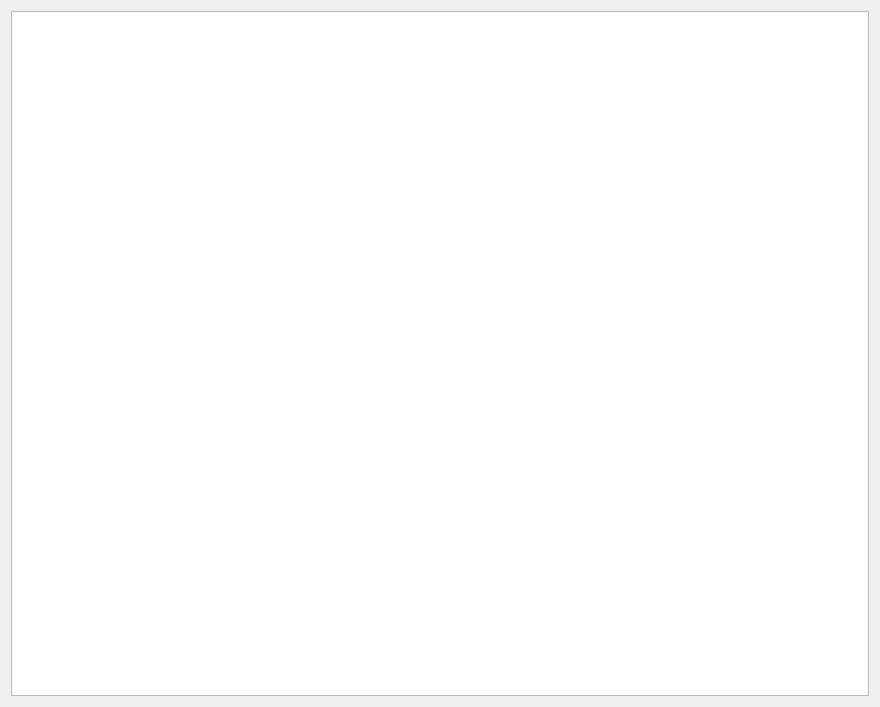
<?xml version="1.0" encoding="UTF-8"?>
<ui version="4.0">
 <class>Form</class>
 <widget class="QWidget" name="Form">
  <property name="geometry">
   <rect>
    <x>0</x>
    <y>0</y>
    <width>880</width>
    <height>707</height>
   </rect>
  </property>
  <property name="windowTitle">
   <string>Form</string>
  </property>
  <layout class="QGridLayout" name="gridLayout">
   <item row="0" column="0">
    <widget class="QTableView" name="tableView"/>
   </item>
  </layout>
 </widget>
 <resources/>
 <connections/>
</ui>
